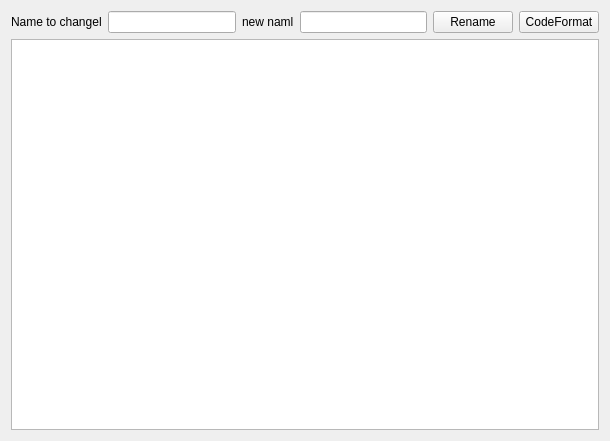
<?xml version="1.0" encoding="UTF-8"?>
<ui version="4.0">
 <class>Widget</class>
 <widget class="QWidget" name="Widget">
  <property name="geometry">
   <rect>
    <x>0</x>
    <y>0</y>
    <width>610</width>
    <height>441</height>
   </rect>
  </property>
  <property name="windowTitle">
   <string>Widget</string>
  </property>
  <layout class="QVBoxLayout" name="verticalLayout_2">
   <item>
    <layout class="QHBoxLayout" name="horizontalLayout">
     <item>
      <widget class="QLabel" name="label_2">
       <property name="text">
        <string>Name to changel</string>
       </property>
      </widget>
     </item>
     <item>
      <widget class="QLineEdit" name="leditSourseVar"/>
     </item>
     <item>
      <widget class="QLabel" name="label">
       <property name="text">
        <string>new naml</string>
       </property>
      </widget>
     </item>
     <item>
      <widget class="QLineEdit" name="leditResultVar"/>
     </item>
     <item>
      <widget class="QPushButton" name="buttonRename">
       <property name="text">
        <string>Rename</string>
       </property>
      </widget>
     </item>
     <item>
      <widget class="QPushButton" name="formatCodeButton">
       <property name="text">
        <string>CodeFormat</string>
       </property>
      </widget>
     </item>
    </layout>
   </item>
   <item>
    <layout class="QVBoxLayout" name="verticalLayout">
     <item>
      <widget class="QTextEdit" name="teditSourceCode"/>
     </item>
    </layout>
   </item>
  </layout>
 </widget>
 <layoutdefault spacing="6" margin="11"/>
 <resources/>
 <connections/>
</ui>
